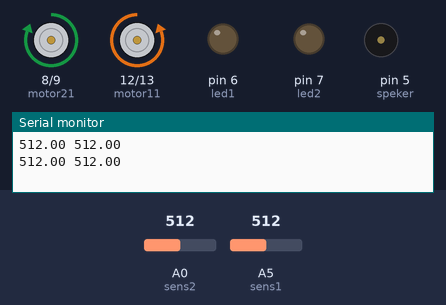
Bench run of a sketch on a simulated Arduino Uno, built with avr-gcc and run on an emulated ATmega328P. Shown: motor-driver pin pairs drawn as motors (green arrow = first pin HIGH = forward, orange = second pin HIGH = backward, longer = more drive), output pins drawn as LEDs (lit = HIGH), buzzer (waves = sounding), the last lines printed to the serial monitor. The test bench sets the inputs (shaded band); at power-on: A0 (sens2) = 512, A5 (sens1) = 512.

Above: at 2.0 s.
2.1 s: A0 (sens2) set to 486
At 3.7 s:
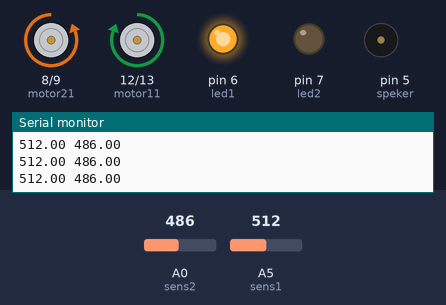
4.0 s: A5 (sens1) set to 492
At 4.6 s:
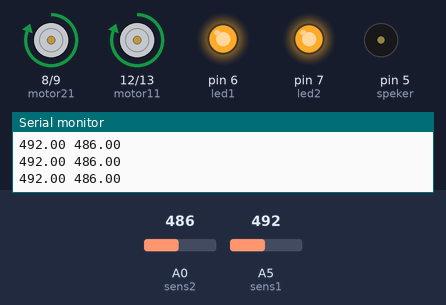
5.7 s: A0 (sens2) set to 511
At 7.0 s:
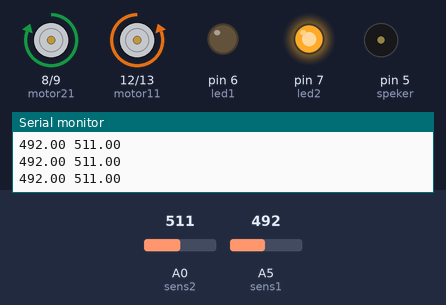
7.4 s: A5 (sens1) set to 511
At 11.7 s:
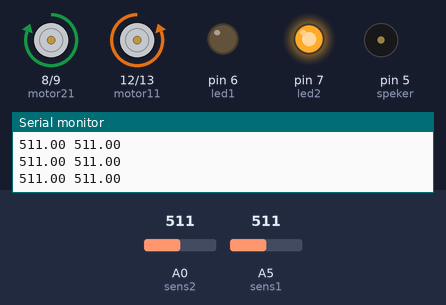
11.9 s: A5 (sens1) set to 306
At 12.9 s:
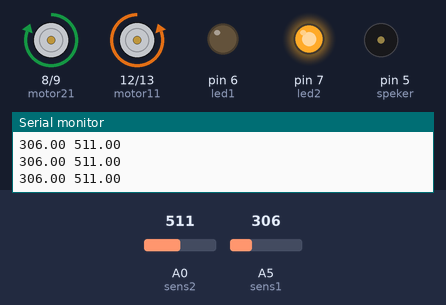
13.6 s: A5 (sens1) set to 716
At 14.4 s:
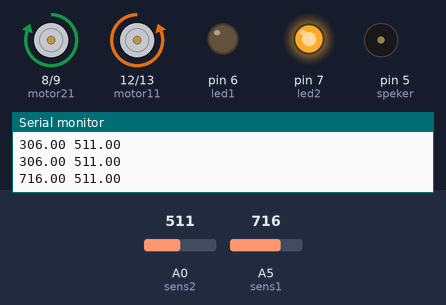
Timing chart, 0 to 19.1 s (numbered marks = the images above; inputs shaded):
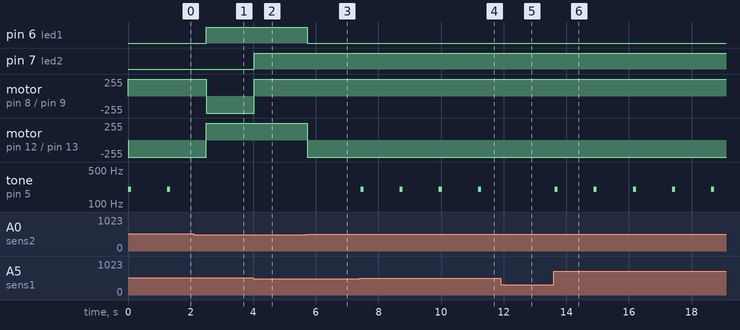

Measured:
- the behaviour switches between 501 and 500 on A0 (sens2) (found by bisection; images 0 and 1)
- the behaviour switches between 501 and 500 on A5 (sens1) (found by bisection; images 1 and 2)
- after the input at 2.1 s, pin 6 (led1): LOW → HIGH after 0.40 s; motor on pin 8 (motor21) / pin 9 (motor22): forward 255/255 → backward 255/255 after 0.40 s; motor on pin 12 (motor11) / pin 13 (motor12): backward 255/255 → forward 255/255 after 0.40 s; tone on pin 5 (speker): stops changing and stays silent
- after the input at 4.0 s, pin 7 (led2): LOW → HIGH at once; motor on pin 8 (motor21) / pin 9 (motor22): backward 255/255 → forward 255/255 at once
- after the input at 5.7 s, pin 6 (led1): HIGH → LOW at once; motor on pin 12 (motor11) / pin 13 (motor12): forward 255/255 → backward 255/255 at once
- after the input at 7.4 s, tone on pin 5 (speker): alternates 200 Hz for 0.10 s and silent for 1.2 s, starting at once
- after the input at 11.9 s, tone on pin 5 (speker): stays silent (without the input it goes to 200 Hz after 0.53 s)
- after the input at 13.6 s, tone on pin 5 (speker): alternates 200 Hz for 0.10 s and silent for 1.2 s, starting at once

The sketch:

CarLineFollow.ino
```cpp
int motor11 = 12; int motor12 = 13; int motor21 = 8; int motor22 = 9; int sens1 = A5; int sens2 = A0; int led1 = 6; int led2 = 7; int speker = 5;
float s1 = 0; float s2 = 0;
float black = 500;
void setup() {
  Serial.begin(9600);
  pinMode(motor11,OUTPUT);
  pinMode(motor12,OUTPUT);
  pinMode(motor21,OUTPUT);
  pinMode(motor22,OUTPUT);
  pinMode(led1,OUTPUT);
  pinMode(led2,OUTPUT);
  pinMode(speker,OUTPUT);
}

void loop() {
  s1 = analogRead(sens1);
  s2 = analogRead(sens2);
  Serial.print(s1);
  Serial.print(" ");
  Serial.print(s2);
  Serial.println();
  if(s1 > black && s2>black){
    tone(speker,200,100);
    threesixty();
  }
  else if(s1 > black){
    angleleft();
  }
  else if(s2 > black){
    angleright();
  }
  else{
    moveforth();
  }

}
void moveforth(){
  digitalWrite(motor11,HIGH);
  digitalWrite(motor12,LOW);
  digitalWrite(motor21,HIGH);
  digitalWrite(motor22,LOW);
  digitalWrite(led1,HIGH);
  digitalWrite(led2,HIGH);
}
void moveback(){
  digitalWrite(motor11,LOW);
  digitalWrite(motor12,HIGH);
  digitalWrite(motor21,LOW);
  digitalWrite(motor22,HIGH);
  digitalWrite(led1,LOW);
  digitalWrite(led2,LOW);
}
void angleleft(){
  digitalWrite(motor11,HIGH);
  digitalWrite(motor12,LOW);
  digitalWrite(motor21,LOW);
  digitalWrite(motor22,HIGH);
  digitalWrite(led1,HIGH);
  digitalWrite(led2,LOW);
}
void angleright(){
  digitalWrite(motor11,LOW);
  digitalWrite(motor12,HIGH);
  digitalWrite(motor21,HIGH);
  digitalWrite(motor22,LOW);
  digitalWrite(led1,LOW);
  digitalWrite(led2,HIGH);
}

void threesixty(){
  digitalWrite(motor11,LOW);
  digitalWrite(motor12,HIGH);
  digitalWrite(motor21,HIGH);
  digitalWrite(motor22,LOW);
  delay(1250);
}
```
